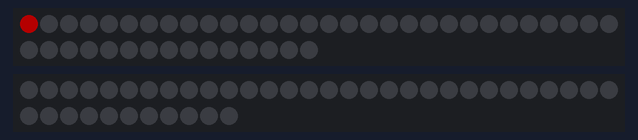
This sketch was run on a simulated Arduino Uno, built with avr-gcc and run on an emulated ATmega328P. Shown: 45 RGB LEDs in strip order, left to right, continuing on the next row, 41 RGB LEDs in strip order, left to right, continuing on the next row. Dim RGB values are drawn brighter than linear.

Above: at 0.15 s.
At 4.44 s:
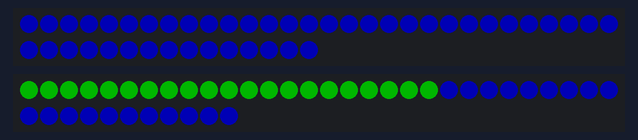
At 9.65 s:
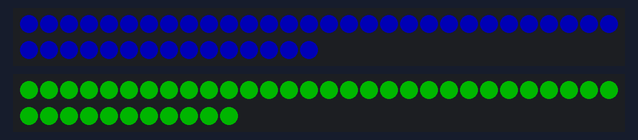
At 19.77 s:
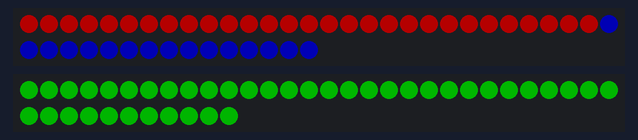
At 30.81 s:
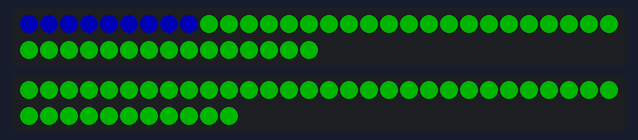
At 39.7 s:
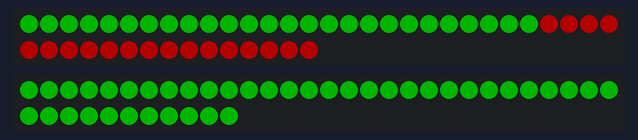

The sketch:

led_test.ino
```cpp
#include <Adafruit_NeoPixel.h>

// Setup pins for both LEDs
#define TopLEDPin 0  // Bottom right
#define BotLEDPin 15  // 1 up from bottom right

// How many NeoPixels are attached to the Arduino?
#define TOPNUMPIXELS 45
#define BOTNUMPIXELS 41

Adafruit_NeoPixel topPixels = Adafruit_NeoPixel(TOPNUMPIXELS, TopLEDPin, NEO_GRB + NEO_KHZ800);
Adafruit_NeoPixel botPixels = Adafruit_NeoPixel(BOTNUMPIXELS, BotLEDPin, NEO_GRB + NEO_KHZ800);

int delayval = 20; // delay for half a second

void setup()
{
  topPixels.begin(); // This initializes the NeoPixel library.
  botPixels.begin();
}

void loop()
{
  for(int i=0;i<TOPNUMPIXELS;i++)
  {
    // pixels.Color takes RGB values, from 0,0,0 up to 255,255,255
    topPixels.setPixelColor(i, topPixels.Color(64,0,0)); // Moderately bright green color.
    topPixels.show(); // This sends the updated pixel color to the hardware.
    delay(delayval); // Delay for a period of time (in milliseconds).
  }

  for(int i=0;i<TOPNUMPIXELS;i++)
  {
    // pixels.Color takes RGB values, from 0,0,0 up to 255,255,255
    topPixels.setPixelColor(i, topPixels.Color(0,64,0)); // Moderately bright green color.
    topPixels.show(); // This sends the updated pixel color to the hardware.
    delay(delayval); // Delay for a period of time (in milliseconds).
  }

  for(int i=0;i<TOPNUMPIXELS;i++)
  {
    // pixels.Color takes RGB values, from 0,0,0 up to 255,255,255
    topPixels.setPixelColor(i, topPixels.Color(0,0,64)); // Moderately bright green color.
    topPixels.show(); // This sends the updated pixel color to the hardware.
    delay(delayval); // Delay for a period of time (in milliseconds).
  }

  for(int i=0;i<BOTNUMPIXELS;i++)
  {
    // pixels.Color takes RGB values, from 0,0,0 up to 255,255,255
    botPixels.setPixelColor(i, botPixels.Color(0,0,64)); // Moderately bright green color.
    botPixels.show(); // This sends the updated pixel color to the hardware.
    delay(delayval); // Delay for a period of time (in milliseconds).
  }
  for(int i=0;i<BOTNUMPIXELS;i++)
  {
    // pixels.Color takes RGB values, from 0,0,0 up to 255,255,255
    botPixels.setPixelColor(i, botPixels.Color(0,64,0)); // Moderately bright green color.
    botPixels.show(); // This sends the updated pixel color to the hardware.
    delay(delayval); // Delay for a period of time (in milliseconds).
  }
}
```
